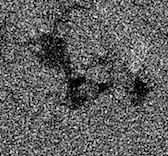
%> input picture imgs/smallpart.png, 168 x 156 px
$ octave pm_pa.m   (GNU Octave 9; MATLAB toolbox functions it lacks are replaced by stand-ins)
%> lines starting %> are read from the running program, lines starting %| are printed output that depends on the picture; in (x1, y1, x2, y2) boxes, pixels count from 0 and x2, y2 are one past the last pixel; in counts of white or black regions, pixels touching at a corner belong together; the program's own positions count from 1
%> further down, I is the input picture: size 156x168x3 uint8; mean R, G, B 96.2, 96.2, 96.2
### pa_diffusion.m
function [ I ] = pa_diffusion( varargin )

% #1. pa_diffusion(I,dt,kappa) - uses article CG
% #2. pa_diffusion(I,dt,kappa,tol) - uses bult in CG with tolerance

if (nargin==3)
    I = varargin{1};
    dt = varargin{2};
%> dt = 30
    kappa = varargin{3};
%> kappa = 2
elseif (nargin==4)
    I = varargin{1};
    dt = varargin{2};
    kappa = varargin{3};
    tol = varargin{4};
else
    error('pa_diffusion accepts up to 4 input arguments!')
end

[n,m] = size(I);
%> n = 156; m = 168

x = reshape(I',1,n*m);

if(nargin==4)
    x = x';
end

[A,b,kappa] = getAb(I,dt,kappa);
prevIm = x+2;

while(max(abs(x-prevIm))>1)

    prevIm = x;

    if (nargin==4)
        % #1. https://www.mathworks.com/help/matlab/ref/pcg.html
        matrixMult = @(v) multAx(A,v,n,m)';
        x = pcg(matrixMult,b',tol,[],[],[],x);
    else
        % #2. article proposal
        r = b - multAx(A,x,n,m);
        z = r;

        prevX = 10^10;

        while (max(abs(x-prevX))>1 && sum(r~=0))
            prevX = x;
            az = multAx(A,z,n,m);
            dotr = dot(r,r);
            alpha = dotr/dot(az,z);
            x = x + alpha*z;
            r = r -alpha*az;
            betta = dot(r,r)/dotr;
            z = r + betta*z;
        end
    end


    I = reshape(x,m,n)';
    [A,b,kappa] = getAb(I,dt,kappa);

end

end

### getAb.m
function [ A,b,new_kappa ] = getAb( I,dt,kappa )
%> called with dt = 30, kappa = 2

[n,m] = size(I);
%> n = 156; m = 168
A = zeros(n*m,5);
B = zeros(n+2,m+2);
b = zeros(1,n*m);

% tor like edges
B(1,2:m+1) = I(n,1:m);
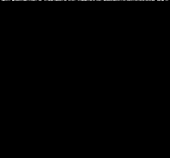
%> B: size 158x170 double; min 0, max 195, mean 0.6
B(1,1) = I(1,1);
%> B: size 158x170 double; under 0.01% of pixels changed, all inside (x1, y1, x2, y2) = (0, 0, 1, 1)
B(1,m+2) = I(1,m);
%> B: size 158x170 double; min 0, max 195, mean 0.6; mean of the top-left, top-right, bottom-left and bottom-right quarters 1.2, 1.2, 0, 0
B(n+2,2:m+1) = I(1,1:m);
B(n+2,1) = I(n,1);
%> B: size 158x170 double; min 0, max 205, mean 1.2; mean of the top-left, top-right, bottom-left and bottom-right quarters 1.2, 1.2, 1.2, 1.3
B(n+2,m+2) = I(n,m);
B(2:n+1,1) = I(1:n,m);
B(2:n+1,m+2) = I(1:n,1);
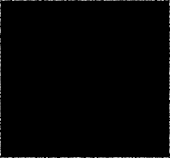
%> B: size 158x170 double; min 0, max 228, mean 2.4
B(2:n+1,2:m+1) = I;
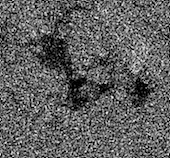
%> B: size 158x170 double; min 0, max 248, mean 96.3

g = @(x) 1/(1+(x/kappa)^2);

new_kappa = zeros(n*m,1);
k = 1;

for i=2:n+1
    for j=2:m+1
        fi = zeros(1,5);

        Qs = abs([B(i-1,j),B(i,j-1),B(i,j+1),B(i+1,j)] - B(i,j));

        minQ = min(Qs);
        maxQ = max(Qs);

        fi(1)=-dt*g(B(i-1,j)-B(i,j));
        fi(2)=-dt*g(B(i,j-1)-B(i,j));
        fi(3)=1+dt*(g(B(i-1,j)-B(i,j))+g(B(i,j-1)-B(i,j))+g(B(i+1,j)-B(i,j))+g(B(i,j+1)-B(i,j)));
        fi(4)=-dt*g(B(i,j+1)-B(i,j));
        fi(5)=-dt*g(B(i+1,j)-B(i,j));

        b((i-2)*m+j-1)=b((i-2)*m+j-1)+B(i,j);

        A(k,:) = fi;

        P = g(maxQ)/g(minQ);
        D = g(minQ)-g(maxQ);

        Npd = min(P,D);

        new_kappa(k) = maxQ*sqrt(Npd/(1-Npd));

        k=k+1;

    end
end
%> after the loop, fi = [-0.0109 -0.0333 1.21 -0.133 -0.0293]; k = 26209

new_kappa = median(new_kappa);
%> new_kappa = 5.41

end

### multAx.m
function [ b ] = multAx( A,x,n,m )

k=1;
b = zeros(1,n*m);
for i=1:n
    for j=1:m
        s=0;
        %i-1,j
        if (i-1>=1 && i-1<=n && j>=1 && j<=m)
            s=s+x((i-2)*m+j)*A(k,1);
        else
            s=s+x((n-1)*m+j)*A(k,1);
        end
        %i,j-1
        if (i>=1 && i<=n && j-1>=1 && j-1<=m)
            s=s+x((i-1)*m+j-1)*A(k,2);
        else
            s=s+x((i-1)*m+m)*A(k,2);
        end
        %i,j
        s=s+x((i-1)*m+j)*A(k,3);
        %i,j+1
        if (i>=1 && i<=n && j+1>=1 && j+1<=m)
            s=s+x((i-1)*m+j+1)*A(k,4);
        else
            s=s+x((i-1)*m+1)*A(k,4);
        end
        %i+1,j
        if (i+1>=1 && i+1<=n && j>=1 && j<=m)
            s=s+x(i*m+j)*A(k,5);
        else
            s=s+x(j)*A(k,5);
        end
        b(k)=s;
        k=k+1;
    end

end

end

### pm_pa.m
clear all
close all

I = imread('./imgs/smallpart.png');

I = rgb2gray(I);
I = double(I);

dI = pa_diffusion(I,30,2);
%> (the run ends here)
